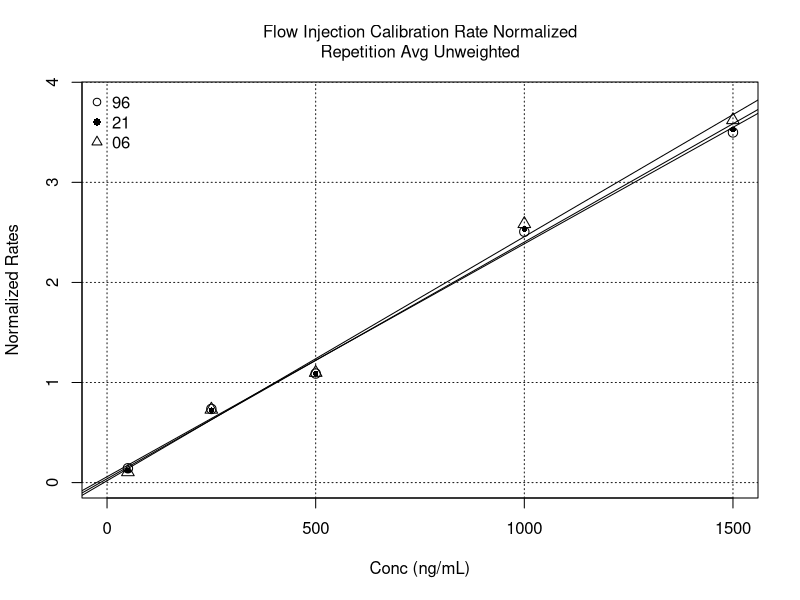

Recreate this plot in R.
# Flow Injection Calibration Rate Normalized.R
#   User functions called: none
# Author: Fred Lytle
# Last edit: 10/07/2022
rm(list=ls())

# user supplied input
# the choice 'var' was not provided due to the complex propagation of variance
weighted <- 'none' # choice: 'none','1/x^2'

# data from flow_injection_full_trace_rate.R (analyte and d5 transitions)
# Note: the avg-values are the average of three replicate normalized areas
conc <- c(50,250,500,1000,1500)
rt96 <- array(0,dim=c(5,3))
rt96[1,] <- c(6307.973,6545.178,6654.84)
rt96[2,] <- c(35645.29,37122,36286.24)
rt96[3,] <- c(60509.3,60420.24,60193.1)
rt96[4,] <- c(115741.5,116766.9,116220.1)
rt96[5,] <- c(175564,178903.5,178558.9)
rt21 <- array(0,dim=c(5,3))
rt21[1,] <- c(5039.117,5277.944,5711.935)
rt21[2,] <- c(33833.14,34394.75,35041.03)
rt21[3,] <- c(59612.09,58478.45,58572.45)
rt21[4,] <- c(115268.5,114373.9,114779.9)
rt21[5,] <- c(171939.1,171224.4,171727.7)
rt06 <- array(0,dim=c(5,3))
rt06[1,] <- c(4456.322,4500.709,4425.052)
rt06[2,] <- c(32946.86,33146.68,32628.33)
rt06[3,] <- c(58044.18,57027.62,56628.3)
rt06[4,] <- c(112052.3,111417.4,112418)
rt06[5,] <- c(166650.7,167501.8,166920.8)
d5rt96 <- array(0,dim=c(5,3))
d5rt96[1,] <- c(45787.06,45191.27,45458.75)
d5rt96[2,] <- c(48633.37,49992.8,49577.19)
d5rt96[3,] <- c(55267.77,55615.47,55350.59)
d5rt96[4,] <- c(46208.36,46544.78,46366.29)
d5rt96[5,] <- c(49895.2,51225.62,51229.97)
d5rt21 <- array(0,dim=c(5,3))
d5rt21[1,] <- c(44854.28,44314.9,44588.63)
d5rt21[2,] <- c(47209.49,47490.28,48038.19)
d5rt21[3,] <- c(54761.75,53431.72,53764.6)
d5rt21[4,] <- c(45522.28,45587.77,44800.99)
d5rt21[5,] <- c(48755.14,48583.06,48624.83)
d5rt06 <- array(0,dim=c(5,3))
d5rt06[1,] <- c(42351.2,42303.8,42420.1)
d5rt06[2,] <- c(45265.8,45091.72,44864.05)
d5rt06[3,] <- c(52774.89,51724.48,51857.88)
d5rt06[4,] <- c(43696.85,43156.45,43113.14)
d5rt06[5,] <- c(46149.32,45999.91,46167.24)
norm96 <- rt96/d5rt96
norm21 <- rt21/d5rt21
norm06 <- rt06/d5rt06
avg96 <- rowMeans(norm96)
avg21 <- rowMeans(norm21)
avg06 <- rowMeans(norm06)

# calculate the least-squares weights
if(weighted == 'none'){weights <- rep(1,length(conc))}else{weights <- 1/conc^2}

# generate the main graph
title <- paste0('Flow Injection Calibration Rate Normalized\nRepetition Avg')
if(weighted == '1/x^2'){title <- paste0(title,' (1/x)^2 Weighted')
}else{title <- paste0(title,' Unweighted')}
plot(conc,avg96,xlim=c(0,1500),ylim=c(0,1.1*max(avg96)),
     xlab='Conc (ng/mL)',ylab='Normalized Rates',cex=1.25,
     main=title,font.main=1,cex.main=1)
grid(col='gray10')
points(conc,avg21,pch=16,cex=0.75)
points(conc,avg06,pch=2,cex=1.25)
legend('topleft',c('96','21','06'),pch=c(1,16,2),bty='n')

# perform the least-squares fits, errors, and covariance
fit96 <- lm(avg96 ~ conc,weights=weights)
coeff96 <- summary(fit96)$coef
covar96 <- summary(fit96)$cov.unscaled[1,2]*summary(fit96)$sigma^2
fit21 <- lm(avg21 ~ conc,weights=weights)
coeff21 <- summary(fit21)$coef
covar21 <- summary(fit21)$cov.unscaled[1,2]*summary(fit21)$sigma^2
fit06 <- lm(avg06 ~ conc,weights=weights)
coeff06 <- summary(fit06)$coef
covar06 <- summary(fit06)$cov.unscaled[1,2]*summary(fit06)$sigma^2
abline(fit96)
abline(fit21)
abline(fit06)

# print results
{
  cat('\n',title,
      '\nDwell Time: \t\t  Value      Error       CV',   'Covar',
      '\n\t96Intercept:\t',coeff96[1,1],coeff96[1,2],coeff96[1,2]/coeff96[1,1],covar96,
      '\n\t96Slope:\t',coeff96[2,1],coeff96[2,2],coeff96[2,2]/coeff96[2,1],
      '\n\t21Intercept:\t',coeff21[1,1],coeff21[1,2],coeff21[1,2]/coeff21[1,1],covar21,
      '\n\t21Slope:\t',coeff21[2,1],coeff21[2,2],coeff21[2,2]/coeff21[2,1],
      '\n\t06Intercept:\t',coeff06[1,1],coeff06[1,2],coeff06[1,2]/coeff06[1,1],covar06,
      '\n\t06Slope:\t',coeff06[2,1],coeff06[2,2],coeff06[2,2]/coeff06[2,1])
  cat('\n\nRate Slope Ratios:\t',
      c(coeff96[2,1],coeff21[2,1],coeff06[2,1])/coeff96[2,1])
  cat('\n\nAmplitude at 50ng/mL',
      '\n\t96:',avg96[1],
      '\n\t21:',avg21[1],
      '\n\t06:',avg06[1])
}
